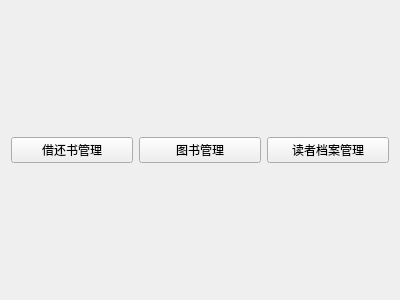
<?xml version="1.0" encoding="UTF-8"?>
<ui version="4.0">
 <class>WelcomeView</class>
 <widget class="QWidget" name="WelcomeView">
  <property name="geometry">
   <rect>
    <x>0</x>
    <y>0</y>
    <width>400</width>
    <height>300</height>
   </rect>
  </property>
  <property name="windowTitle">
   <string>欢迎</string>
  </property>
  <layout class="QVBoxLayout" name="verticalLayout">
   <item>
    <spacer name="verticalSpacer">
     <property name="orientation">
      <enum>Qt::Orientation::Vertical</enum>
     </property>
     <property name="sizeHint" stdset="0">
      <size>
       <width>20</width>
       <height>127</height>
      </size>
     </property>
    </spacer>
   </item>
   <item>
    <layout class="QHBoxLayout" name="horizontalLayout">
     <item>
      <widget class="QPushButton" name="btBorrow">
       <property name="text">
        <string>借还书管理</string>
       </property>
      </widget>
     </item>
     <item>
      <widget class="QPushButton" name="btDoctor">
       <property name="text">
        <string>图书管理</string>
       </property>
      </widget>
     </item>
     <item>
      <widget class="QPushButton" name="btPatient">
       <property name="text">
        <string>读者档案管理</string>
       </property>
      </widget>
     </item>
    </layout>
   </item>
   <item>
    <spacer name="verticalSpacer_2">
     <property name="orientation">
      <enum>Qt::Orientation::Vertical</enum>
     </property>
     <property name="sizeHint" stdset="0">
      <size>
       <width>20</width>
       <height>127</height>
      </size>
     </property>
    </spacer>
   </item>
  </layout>
 </widget>
 <resources/>
 <connections/>
</ui>
